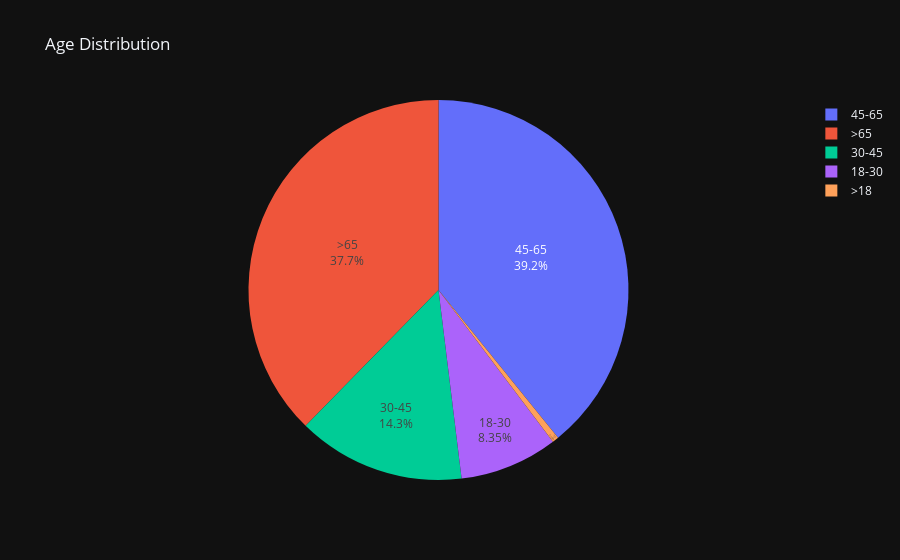

Notebook cell for this chart:
### Markdown cell above
### Exploratory Data Analysis

### Code cell
temp= pd.DataFrame(train.Socio_Demo_02.value_counts(sort=False))
temp.rename(columns = {'Socio_Demo_02':'#of people'}, inplace=True)
temp['Age(yrs)'] = ['>18', '18-30','30-45','45-65', '>65']

import plotly.express as px
fig = px.pie(temp, 
            values = '#of people', 
            names = 'Age(yrs)', 
            title= 'Age Distribution',template='plotly_dark')
fig.update_traces(textposition='inside', textinfo='percent+label')
fig.show()

### Figure 1 — Plotly figure (JSON) as saved in the notebook; plotly's stock layout.template omitted (floating-point values rounded to 4 significant figures)
{"data": [{"domain": {"x": [0, 1], "y": [0, 1]}, "hovertemplate": "Age(yrs)=%{label}<br>#of people=%{value}<extra></extra>", "labels": [">18", "18-30", "30-45", "45-65", ">65"], "legendgroup": "", "name": "", "showlegend": true, "textinfo": "percent+label", "textposition": "inside", "type": "pie", "values": [18221, 279788, 478017, 1312300, 1262275]}], "layout": {"autosize": true, "legend": {"tracegroupgap": 0}, "title": {"text": "Age Distribution"}}}
